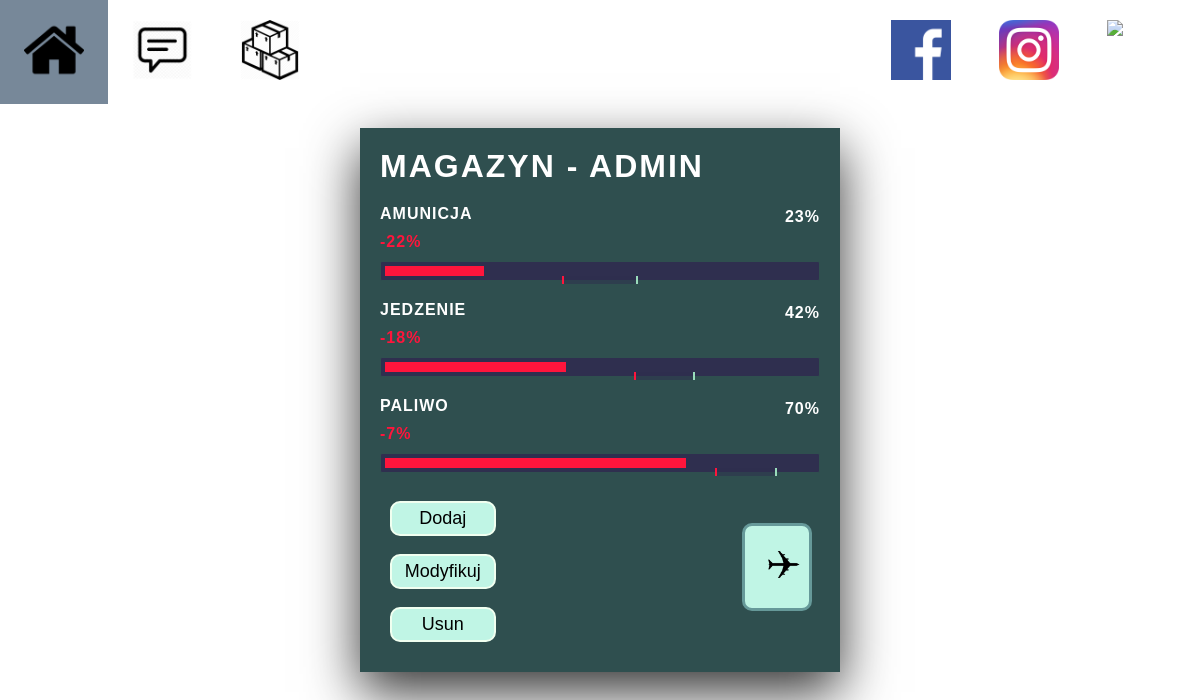
Before: /militaria/dashboard/ (signed in) with the older database file.
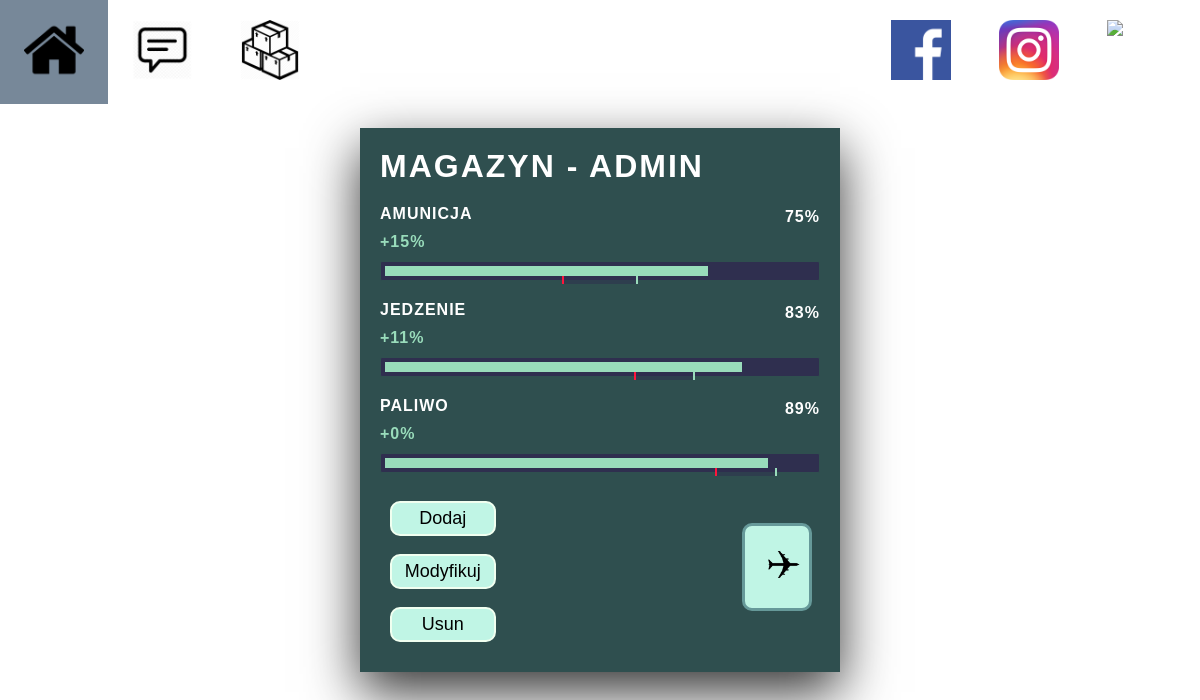
After: the same page with the newer database file.
### militaria/models.py (models this page shows, shortened)
class Warehouse(models.Model):
    name = models.CharField(max_length=20)
    how_many = models.IntegerField()
    priority = models.IntegerField(default=2, choices=[(1, "1"), (2, "2"), (3, "3")])
    min = models.IntegerField(default=70)
    max = models.IntegerField(default=90)
    user = models.ManyToManyField('auth.User')
    weight = models.IntegerField(default=3, choices=[(1, "1"), (2, "2"), (3, "3"), (4, "4"), (5, "5")])
    def get_warehouse_fill_code(self):
        if self.how_many >= self.min:
            if self.how_many < self.max:
                return '#fffab7'    # orange
            else:
                return '#99dcbb'    # green
        else:
            return '#ff153c'       # red

### militaria/views.py (the view)
# urls.py: path('dashboard/', views.dashboardView, name='dashboard'),
@login_required(login_url='/militaria/login/')
def dashboardView(request):
    warehouses = Warehouse.objects.filter(user=request.user)
    context = {
        "warehouses": warehouses,
    }
    return render(request, 'militaria/dashboard.html', context)

### templates/militaria/dashboard.html (shortened to what this page needs)
{% extends "militaria/base.html" %}
{% load static %}
{% load mathfilters %}
{% block content %}
    {% if user.is_authenticated %}
    <div class="all_warehouses" >
        <h1>MAGAZYN - {{ request.user }} </h1>
        {% for warehouse in warehouses %}
            <div class="warehouse">
                <p>{{ warehouse.name }}</p>
                <p>{{ warehouse.how_many }}%</p>
                {% if warehouse.how_many >= warehouse.max %}
                    <p style="color: #99dcbb">+{{warehouse.how_many|sub:warehouse.max }}%</p>
                {% elif warehouse.how_many <= warehouse.min %}
                    <p style="color: #ff153c">{{warehouse.how_many|sub:warehouse.min }}%</p>
                {% else %}
                    <p style="color: #fffab7">+{{warehouse.how_many|sub:warehouse.min }}%</p>
                {% endif %}
                <div class="ware">
                    <div class="ware_level" style="width: {{ warehouse.how_many }}%; background-color: {{ warehouse.get_warehouse_fill_code }}"></div>
                    <div class="left_marker" style="position: absolute; left: {{ warehouse.min|sub:3}}%; width: {{warehouse.max|sub:warehouse.min }}%"></div>
                </div>
            </div>
        {% endfor %}
        <div class="box_all">
        <div class="button-box-container">
            <div class="button-box">
                <form method="get" action="/militaria/add">
                    <button type="submit">Dodaj</button>
                </form>
            </div>
            <div class="button-box">
                <form method="get" action="/militaria/modify">
                    <button type="submit">Modyfikuj</button>
                </form>
            </div>
            <div class="button-box">
                <form method="get" action="/militaria/delete">
                    <button type="submit">Usun</button>
                </form>
            </div>
        </div>
            <div class="button-box-container2">
                <form method="get" action="/militaria/supply">
                    <button type="plane"><img src="{% static "militaria/plane.png" %}" height="50%" width="50%" style="transform: rotate(90deg)"></button>
                </form>
            </div>
        </div>
    </div>
    {% endif %}
{% endblock %}

Changed rows visible on the page:
changed Warehouse "AMUNICJA": how_many "23" → "75"; how_many|sub "-22" → "15"
changed Warehouse "JEDZENIE": how_many "42" → "83"; how_many|sub "-18" → "11"
changed Warehouse "PALIWO": how_many "70" → "89"; how_many|sub "-7" → "0"
